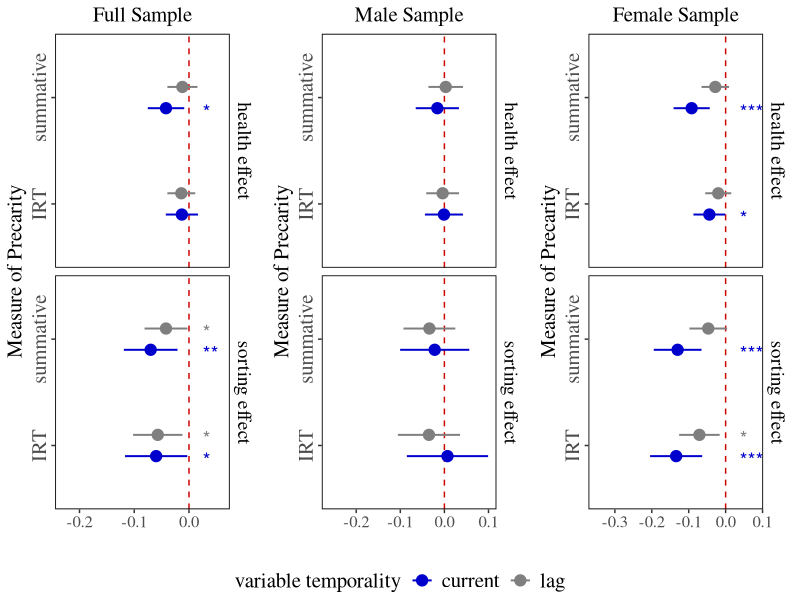
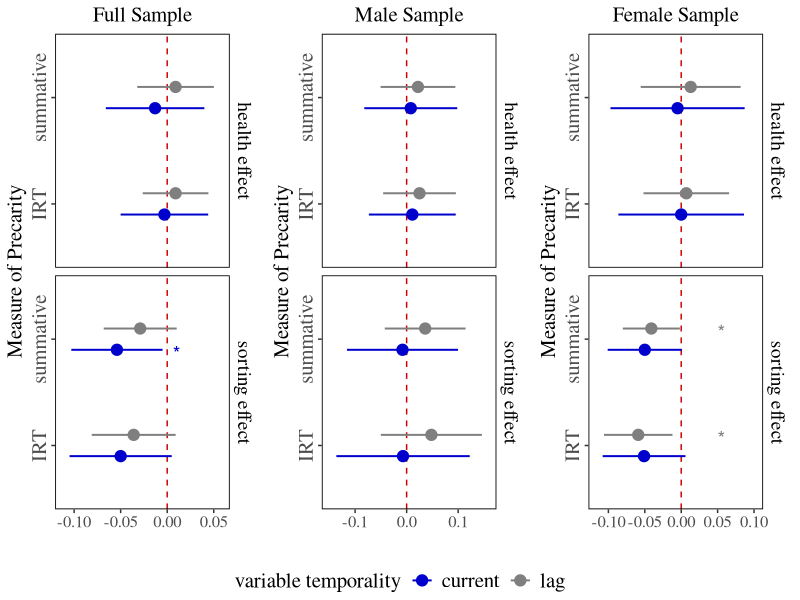
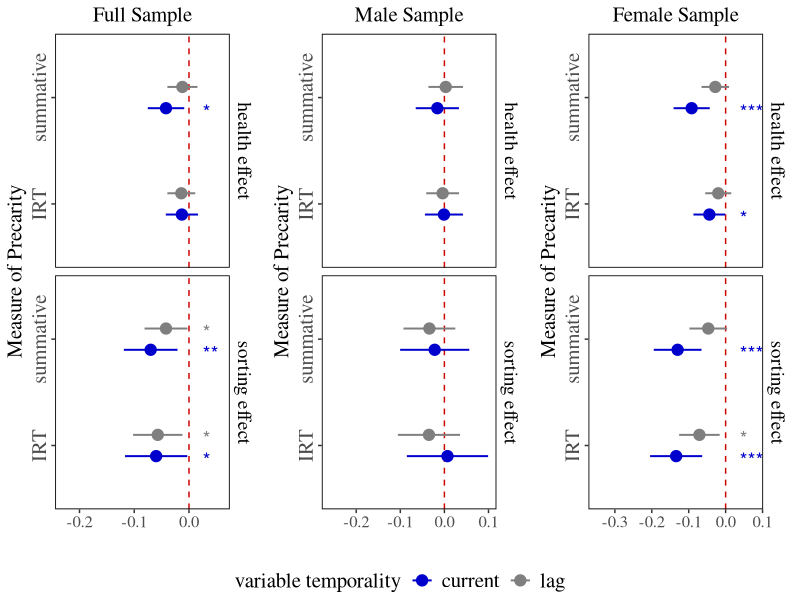
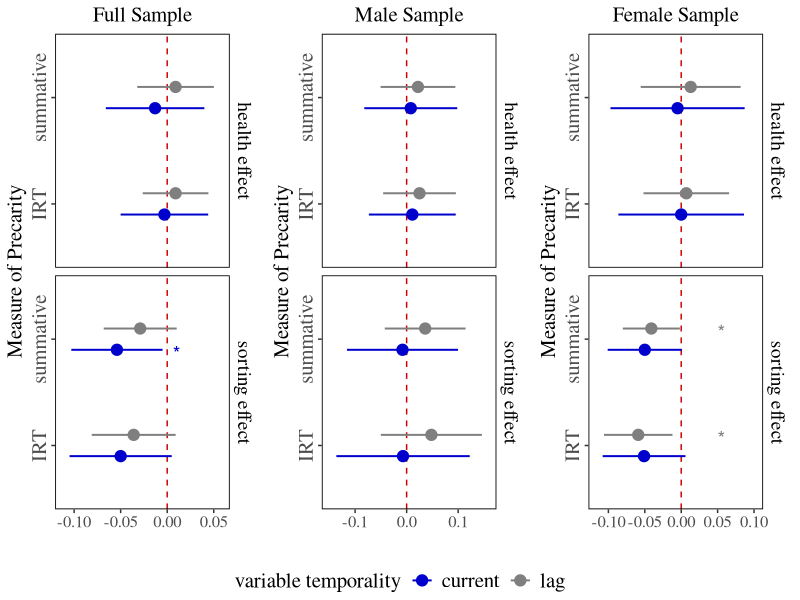

Reproduce these figures in R, in order. (Note: this script raises an error after producing the figures.)
library(ggplot2)
library(dplyr)
library(ggpubr)

## set working directory
setwd("/Users/wenhao/Library/CloudStorage/Dropbox/RA Linsey/github_share")

## plot
results <- read.csv("results/CLPM.csv")

## change order
results$model <- as.character(results$model)
results$model <- factor(results$model, levels=c("female","male","full"))

## change effect label
results <- results %>%
  mutate(direction = case_when(
    direction == "sorting" ~ "sorting effect",
    direction == "causation" ~ "health effect"
  ))

##### Main Figures Main Variable Coefficients ######

#### General Health ####

general_full <-
  results %>%
  mutate(z = coef / se,
         p = 2 * (1 - pnorm(abs(z))),
         sig = case_when(
           p < 0.001 ~ "***",
           p < 0.01  ~ "**",
           p < 0.05  ~ "*",
           TRUE      ~ ""
         )) %>%
  filter(response=="general health") %>%
  filter(model=="full") %>%
  ggplot(aes(x = factor(measure), y = coef, color = time)) +
  geom_hline(yintercept = 0, colour = "red3", lty = 2) +
  geom_point(aes(x = measure, 
                 y = coef), position=position_dodge(width=0.4),
             size = 3.5) + 
  facet_grid(direction~.) +
  geom_errorbar(aes(ymin=coef-1.96*se, ymax=coef+1.96*se), width=0,
                position=position_dodge(.4), lwd = 2/3) +
  scale_color_manual(values=c("blue3","grey50")) +
  coord_flip() +
  xlab("Measure of Precarity") +
  ylim(-0.23,0.06) +
  ylab("") +
  theme_classic() +
  ggtitle("Full Sample") +
  labs(color = "variable temporality") +
  theme(text = element_text(family="Times"),
        legend.position="bottom",
        plot.title = element_text(size=15, hjust=0.5),
        panel.grid.major = element_blank(),
        panel.grid.minor = element_blank(),
        strip.background = element_blank(),
        axis.line = element_blank(),
        strip.text.y = element_text(size = 14, colour = "black"),
        panel.border = element_rect(colour = "black", fill = NA, linewidth=0.6),
        axis.text.y = element_text(size=15, angle=90, hjust=0.5),
        axis.text.x = element_text(size=12),
        axis.title=element_text(size=15,hjust=0.5),
        legend.text = element_text(size=15),
        legend.title = element_text(size=15))  + 
  geom_text(
    aes(label = sig,
        group = time,
        y = 0.025),
    position = position_dodge(width = 0.4),
    size = 5,
    hjust = 0,
    vjust = 0.75,
    show.legend = FALSE) 

general_male <-
  results %>%
  mutate(z = coef / se,
         p = 2 * (1 - pnorm(abs(z))),
         sig = case_when(
           p < 0.001 ~ "***",
           p < 0.01  ~ "**",
           p < 0.05  ~ "*",
           TRUE      ~ ""
         )) %>%
  filter(response=="general health") %>%
  filter(model=="male") %>%
  ggplot(aes(x = factor(measure), y = coef, color = time)) +
  geom_hline(yintercept = 0, colour = "red3", lty = 2) +
  geom_point(aes(x = measure, 
                 y = coef), position=position_dodge(width=0.4),
             size = 3.5) + 
  facet_grid(direction~.) +
  geom_errorbar(aes(ymin=coef-1.96*se, ymax=coef+1.96*se), width=0,
                position=position_dodge(.4), lwd = 2/3) +
  scale_color_manual(values=c("blue3","grey50")) +
  coord_flip() +
  xlab("Measure of Precarity") +
  ylim(-0.26,0.1) +
  ylab("") +
  theme_classic() +
  ggtitle("Male Sample") +
  labs(color = "variable temporality") +
  theme(text = element_text(family="Times"),
        legend.position="bottom",
        plot.title = element_text(size=15, hjust=0.5),
        panel.grid.major = element_blank(),
        panel.grid.minor = element_blank(),
        strip.background = element_blank(),
        axis.line = element_blank(),
        strip.text.y = element_text(size = 14, colour = "black"),
        panel.border = element_rect(colour = "black", fill = NA, linewidth=0.6),
        axis.text.y = element_text(size=15, angle=90, hjust=0.5),
        axis.text.x = element_text(size=12),
        axis.title=element_text(size=15,hjust=0.5),
        legend.text = element_text(size=15),
        legend.title = element_text(size=15))  + 
  geom_text(
    aes(label = sig,
        group = time,
        y = 0.045),
    position = position_dodge(width = 0.4),
    size = 5,
    hjust = 0,
    vjust = 0.75,
    show.legend = FALSE) 

general_female <-
  results %>%
  mutate(z = coef / se,
         p = 2 * (1 - pnorm(abs(z))),
         sig = case_when(
           p < 0.001 ~ "***",
           p < 0.01  ~ "**",
           p < 0.05  ~ "*",
           TRUE      ~ ""
         )) %>%
  filter(response=="general health") %>%
  filter(model=="female") %>%
  ggplot(aes(x = factor(measure), y = coef, color = time)) +
  geom_hline(yintercept = 0, colour = "red3", lty = 2) +
  geom_point(aes(x = measure, 
                 y = coef), position=position_dodge(width=0.4),
             size = 3.5) + 
  facet_grid(direction~.) +
  geom_errorbar(aes(ymin=coef-1.96*se, ymax=coef+1.96*se), width=0,
                position=position_dodge(.4), lwd = 2/3) +
  scale_color_manual(values=c("blue3","grey50")) +
  coord_flip() +
  xlab("Measure of Precarity") +
  ylim(-0.35,0.08) +
  ylab("") +
  theme_classic() +
  ggtitle("Female Sample") +
  labs(color = "variable temporality") +
  theme(text = element_text(family="Times"),
        legend.position="bottom",
        plot.title = element_text(size=15, hjust=0.5),
        panel.grid.major = element_blank(),
        panel.grid.minor = element_blank(),
        strip.background = element_blank(),
        axis.line = element_blank(),
        strip.text.y = element_text(size = 14, colour = "black"),
        panel.border = element_rect(colour = "black", fill = NA, linewidth=0.6),
        axis.text.y = element_text(size=15, angle=90, hjust=0.5),
        axis.text.x = element_text(size=12),
        axis.title=element_text(size=15,hjust=0.5),
        legend.text = element_text(size=15),
        legend.title = element_text(size=15))  + 
  geom_text(
    aes(label = sig,
        group = time,
        y = 0.038),
    position = position_dodge(width = 0.4),
    size = 5,
    hjust = 0,
    vjust = 0.75,
    show.legend = FALSE) 

## plot
ggarrange(general_full,
          general_male,
          general_female,
          common.legend = TRUE, legend="bottom",nrow=1,ncol=3,
          labels=NULL)
ggsave("results/figures/CLPM_general.png", width = 23.6, height = 13.5, units = "cm")


######## Mental Health ########

mental_full <- results %>%
  mutate(z = coef / se,
         p = 2 * (1 - pnorm(abs(z))),
         sig = case_when(
           p < 0.001 ~ "***",
           p < 0.01  ~ "**",
           p < 0.05  ~ "*",
           TRUE      ~ ""
         )) %>%
  filter(response=="mental health") %>%
  filter(model=="full") %>%
  ggplot(aes(x = factor(measure), y = coef, color = time)) +
  geom_hline(yintercept = 0, colour = "red3", lty = 2) +
  geom_point(aes(x = measure, 
                 y = coef), position=position_dodge(width=0.4),
             size = 3.5) + 
  facet_grid(direction~.) +
  scale_y_continuous(expand = expansion(mult = c(0.1, 0.11))) +
  geom_errorbar(aes(ymin=coef-1.96*se, ymax=coef+1.96*se), width=0,
                position=position_dodge(.4), lwd = 2/3) +
  scale_color_manual(values=c("blue3","grey50")) +
  coord_flip() +
  xlab("Measure of Precarity") +
  ylab("") +
  theme_classic() +
  ggtitle("Full Sample") +
  labs(color = "variable temporality") +
  theme(text = element_text(family="Times"),
        legend.position="bottom",
        plot.title = element_text(size=15, hjust=0.5),
        panel.grid.major = element_blank(),
        panel.grid.minor = element_blank(),
        strip.background = element_blank(),
        axis.line = element_blank(),
        strip.text.y = element_text(size = 14, colour = "black"),
        panel.border = element_rect(colour = "black", fill = NA, linewidth=0.6),
        axis.text.y = element_text(size=15, angle=90, hjust=0.5),
        axis.text.x = element_text(size=12),
        axis.title=element_text(size=15,hjust=0.5),
        legend.text = element_text(size=15),
        legend.title = element_text(size=15))  + 
  geom_text(
    aes(label = sig,
        group = time,
        y = 0.006),
    position = position_dodge(width = 0.4),
    size = 5,
    hjust = 0,
    vjust = 0.75,
    show.legend = FALSE) 

mental_male <-
  results %>%
  mutate(z = coef / se,
         p = 2 * (1 - pnorm(abs(z))),
         sig = case_when(
           p < 0.001 ~ "***",
           p < 0.01  ~ "**",
           p < 0.05  ~ "*",
           TRUE      ~ ""
         )) %>%
  filter(response=="mental health") %>%
  filter(model=="male") %>%
  ggplot(aes(x = factor(measure), y = coef, color = time)) +
  geom_hline(yintercept = 0, colour = "red3", lty = 2) +
  geom_point(aes(x = measure, 
                 y = coef), position=position_dodge(width=0.4),
             size = 3.5) + 
  facet_grid(direction~.) +
  scale_y_continuous(expand = expansion(mult = c(0.1, 0.1))) +
  geom_errorbar(aes(ymin=coef-1.96*se, ymax=coef+1.96*se), width=0,
                position=position_dodge(.4), lwd = 2/3) +
  scale_color_manual(values=c("blue3","grey50")) +
  coord_flip() +
  xlab("Measure of Precarity") +
  ylab("") +
  theme_classic() +
  ggtitle("Male Sample") +
  labs(color = "variable temporality") +
  theme(text = element_text(family="Times"),
        legend.position="bottom",
        plot.title = element_text(size=15, hjust=0.5),
        panel.grid.major = element_blank(),
        panel.grid.minor = element_blank(),
        strip.background = element_blank(),
        axis.line = element_blank(),
        strip.text.y = element_text(size = 14, colour = "black"),
        panel.border = element_rect(colour = "black", fill = NA, linewidth=0.6),
        axis.text.y = element_text(size=15, angle=90, hjust=0.5),
        axis.text.x = element_text(size=12),
        axis.title=element_text(size=15,hjust=0.5),
        legend.text = element_text(size=15),
        legend.title = element_text(size=15))  + 
  geom_text(
    aes(label = sig,
        group = time,
        y = 0.005),
    position = position_dodge(width = 0.4),
    size = 5,
    hjust = 0,
    vjust = 0.75,
    show.legend = FALSE) 

mental_female <-
  results %>%
  mutate(z = coef / se,
         p = 2 * (1 - pnorm(abs(z))),
         sig = case_when(
           p < 0.001 ~ "***",
           p < 0.01  ~ "**",
           p < 0.05  ~ "*",
           TRUE      ~ ""
         )) %>%
  filter(response=="mental health") %>%
  filter(model=="female") %>%
  ggplot(aes(x = factor(measure), y = coef, color = time)) +
  geom_hline(yintercept = 0, colour = "red3", lty = 2) +
  geom_point(aes(x = measure, 
                 y = coef), position=position_dodge(width=0.4),
             size = 3.5) + 
  facet_grid(direction~.) +
  scale_y_continuous(expand = expansion(mult = c(0.1, 0.13))) +
  geom_errorbar(aes(ymin=coef-1.96*se, ymax=coef+1.96*se), width=0,
                position=position_dodge(.4), lwd = 2/3) +
  scale_color_manual(values=c("blue3","grey50")) +
  coord_flip() +
  xlab("Measure of Precarity") +
  ylab("") +
  theme_classic() +
  ggtitle("Female Sample") +
  labs(color = "variable temporality") +
  theme(text = element_text(family="Times"),
        legend.position="bottom",
        plot.title = element_text(size=15, hjust=0.5),
        panel.grid.major = element_blank(),
        panel.grid.minor = element_blank(),
        strip.background = element_blank(),
        axis.line = element_blank(),
        strip.text.y = element_text(size = 14, colour = "black"),
        panel.border = element_rect(colour = "black", fill = NA, linewidth=0.6),
        axis.text.y = element_text(size=15, angle=90, hjust=0.5),
        axis.text.x = element_text(size=12),
        axis.title=element_text(size=15,hjust=0.5),
        legend.text = element_text(size=15),
        legend.title = element_text(size=15))  + 
  geom_text(
    aes(label = sig,
        group = time,
        y = 0.05),
    position = position_dodge(width = 0.4),
    size = 5,
    hjust = 0,
    vjust = 0.75,
    show.legend = FALSE) 

## plot
ggarrange(mental_full,
          mental_male,
          mental_female,
          common.legend = TRUE, legend="bottom",nrow=1,ncol=3,
          labels=NULL)
ggsave("results/figures/CLPM_mental.png", width = 23.6, height = 13.5, units = "cm")

##### Appendix Figures All Variable Coefficients ######

## set working directory
setwd("/Users/wenhao/Library/CloudStorage/Dropbox/RA Linsey/github_share")

## read data
results <- read.csv("results/CLPMfull.csv")

## change precarious label
results <- results %>%
  mutate(Variable=case_when(
    Variable=="Lz"~"precarious",
    Variable=="Lz (t - 1)" ~ "precarious (t - 1)",
    .default = Variable
  ))

## change order
results$Gender <- factor(results$Gender, levels=c("Full","Male","Female"))

## change effect label
results <- results %>%
  mutate(Model = case_when(
    Model == "Sorting" ~ "sorting effect",
    Model == "Causation" ~ "health effect"
  ))

## exclude gender and race
results <-
  results %>%
  filter(!Variable%in%c("sex","race_black","race_hispanic","race_mixed"))

## create lag and current time
results <- results %>%
  mutate(
    time = ifelse(str_detect(Variable, "\\(t - 1\\)"), "lagged", "current"),
    Variable = str_trim(str_remove(Variable, "\\(t - 1\\)"))
  )  %>%
  mutate(Variable = case_when(
   Variable=="spouse.precarious" ~ "spouse precarious",
   Variable=="spouse.exist" ~ "have spouse",
   Variable=="child.exist" ~ "have child",
   Variable=="injill" ~ "injured",
   .default = Variable
  )) %>%
  mutate(Variable = 
           factor(Variable, levels=c("precarious","income","education",
                                            "urban","union","spouse precarious",
                                            "have spouse","have child","hourly",
                                            "injured")))

## causation effect - general health
results %>%
  filter(Health=="General") %>%
  filter(Model=="health effect") %>%
  ggplot(aes(x = factor(Variable), y = Estimate, color = time)) +
  geom_hline(yintercept = 0, colour = "red3", lty = 2) +
  geom_point(aes(x = Variable, 
                 y = Estimate), position=position_dodge(width=0.4),
             size = 3.5) + 
  facet_grid(Measure~Gender) +
  geom_errorbar(aes(ymin=Estimate-1.96*SE, ymax=Estimate+1.96*SE), width=0,
                position=position_dodge(.4), lwd = 1/3) +
  scale_color_manual(values=c("blue3","grey50")) +
  coord_flip() +
  xlab("Variables") +
  scale_x_discrete(limits=rev) +
  ylab("") +
  theme_classic() +
  ggtitle("Health Effect Model") +
  labs(color = "variable temporality") +
  theme(text = element_text(family="Times"),
        legend.position="bottom",
        plot.title = element_text(size=15, hjust=0.5),
        panel.grid.major = element_blank(),
        panel.grid.minor = element_blank(),
        strip.background = element_blank(),
        axis.line = element_blank(),
        strip.text.y = element_text(size = 14, colour = "black"),
        strip.text.x = element_text(size = 14, colour = "black"),
        panel.border = element_rect(colour = "black", fill = NA, linewidth=0.6),
        axis.text.y = element_text(size=15, angle=0, hjust=1),
        axis.text.x = element_text(size=13),
        axis.title=element_text(size=15,hjust=0.5),
        legend.text = element_text(size=15),
        legend.title = element_text(size=15))
